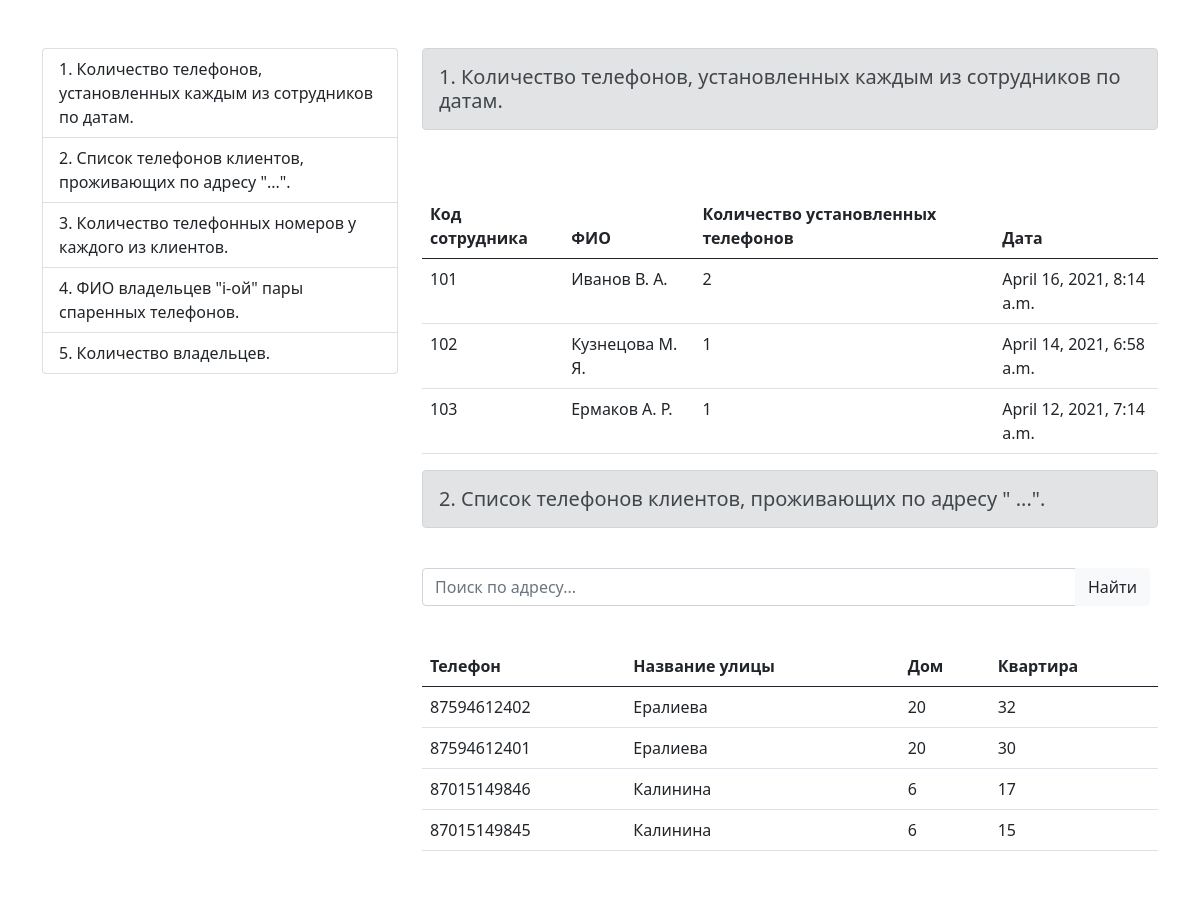
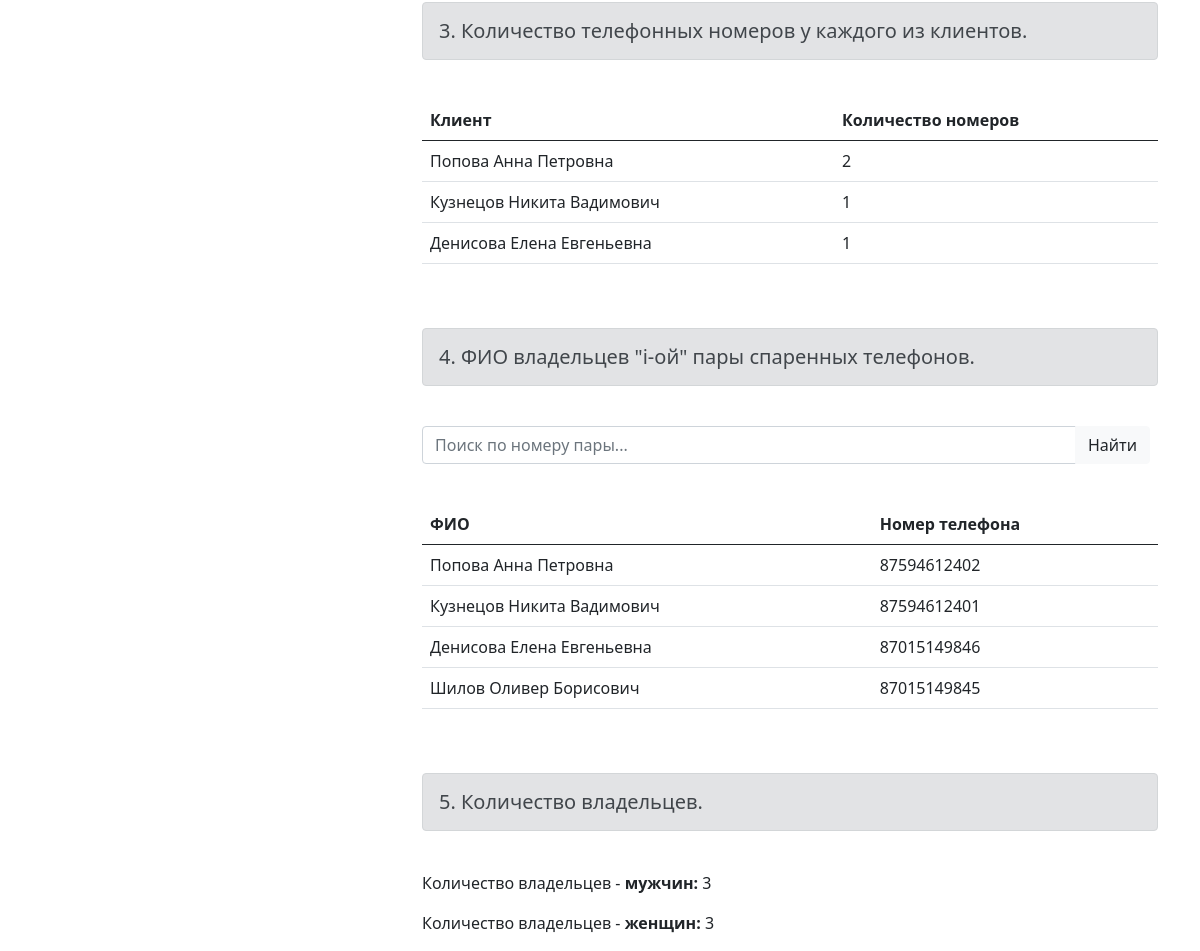
Page /allrequests on the committed database (2 pictures, top to bottom).
### webApp/models.py (models this page shows, shortened)
class Installation(models.Model):
    data_installations = models.DateTimeField()
    phone_number = models.ForeignKey(Phone_numbers, on_delete=models.CASCADE)
    employee_code = models.ForeignKey(Employees, on_delete = models.CASCADE)
    owner_IIN = models.PositiveIntegerField()
    class Meta:
        verbose_name = 'Установка'
        verbose_name_plural = 'Установка'

class Employees(models.Model):
    employee_code = models.PositiveIntegerField(primary_key = True)
    name = models.CharField(max_length=35)
    class Meta:
        verbose_name = 'Сотрудник'
        verbose_name_plural = 'Сотрудники'

class Phone_numbers(models.Model):
    phone_number = models.PositiveIntegerField(primary_key = True)
    owner_IIN = models.PositiveIntegerField()
    street_code = models.ForeignKey(Streets, on_delete = models.CASCADE)
    house_number = models.PositiveIntegerField()
    apartment_number = models.PositiveIntegerField()
    close_number_sign = models.BooleanField()
    pairing_number_sign = models.BooleanField(null=True, blank=True)
    def __str__(self):
        return str(self.phone_number)
    class Meta:
        verbose_name = 'Телефон'
        verbose_name_plural = 'Телефоны'

class Streets(models.Model):
    street_code = models.PositiveIntegerField(primary_key = True)
    name = models.CharField(max_length=20)
    area_code = models.ForeignKey(District, on_delete = models.CASCADE)
    class Meta:
        verbose_name = 'Улица'
        verbose_name_plural = 'Улицы'

class Payment(models.Model):
    owner_IIN = models.ForeignKey(Owners, on_delete=models.CASCADE)
    payment_amount = models.PositiveIntegerField()
    date = models.DateTimeField()
    phone_number = models.ForeignKey(Phone_numbers, on_delete=models.CASCADE)
    class Meta:
        verbose_name = 'Оплата'
        verbose_name_plural = 'Оплата'

class Owners(models.Model):
    short_value_gender = (
        ('ж', 'женщина'),
        ('м', 'мужчина')
    )
    IIN = models.PositiveIntegerField(primary_key = True)
    FIO = models.CharField(max_length=50)
    birthdate = models.DateField()
    gender = models.CharField(max_length=1, choices=short_value_gender)
    availability_lgoty_signs = models.BooleanField()
    code_type_lgoty = models.ForeignKey(Lgoty, on_delete = models.CASCADE, null=True, blank=True)
    class Meta:
        db_table = "Владельцы"
        verbose_name = 'Владелец'
        verbose_name_plural = 'Владельцы'

### webApp/views.py (the view)
# urls.py: path('allrequests', views.allrequests, name='allrequests'),
def allrequests(request):
    result = Installation.objects.values('employee_code').annotate(
        tot=Count('employee_code')).order_by()
    all1 = Installation.objects.all()
    request1 = zip(result, all1)
    if 'q' in request.GET:
        q = request.GET['q']
        multiply_q = Q(Q(street_code__name__icontains=q) | Q(
            house_number__icontains=q) | Q(apartment_number__icontains=q))
        phoneNumbers = Phone_numbers.objects.filter(multiply_q)
    else:
        phoneNumbers = Phone_numbers.objects.all()
    all3 = Payment.objects.values('phone_number__owner_IIN').annotate(
        count3=Count('phone_number__owner_IIN')).order_by()
    resultCount3 = Payment.objects.all()
    request3 = zip(all3, resultCount3)
    pairedNumbers = Paired_numbers.objects.all()
    payments = Payment.objects.all()
    if 'q4' in request.GET:
        q4 = request.GET['q4']
        x = Paired_numbers.objects.filter(
            pair_number__icontains=q4).values('phone_number')
        payments = {}
        for i in x:
            val = i["phone_number"]
            payments[Payment.objects.filter(
                phone_number=val)] = Payment.objects.filter(phone_number=val)
    else:
        payments = Payment.objects.all()
    ownersMen = Owners.objects.filter(gender='м')
    resultMen = ownersMen.count()
    ownersWomen = Owners.objects.filter(gender='ж')
    resultWomen = ownersWomen.count()
    context = {
        'title': 'Запросы',
        'request1': request1,
        'phoneNumbers': phoneNumbers,
        'request3': request3,
        'pairedNumbers': pairedNumbers,
        'payments': payments,
        'resultMen': resultMen,
        'resultWomen': resultWomen,
    }
    return render(request, 'allrequests.html', context)

### templates/allrequests.html (shortened to what this page needs)
{% extends 'layout.html' %}
{% block content %}
<div class="container">
  <br><br>
</div>
<div class="row">
  <div class="col-sm-4">
    <div id="list-example" class="list-group">
      <a class="list-group-item list-group-item-action" href="#list-item-1">1. Количество телефонов, установленных
        каждым из сотрудников по датам.</a>
      <a class="list-group-item list-group-item-action" href="#list-item-2">2. Список телефонов клиентов, проживающих по
        адресу "...".</a>
      <a class="list-group-item list-group-item-action" href="#list-item-3">3. Количество телефонных номеров у каждого
        из клиентов.</a>
      <a class="list-group-item list-group-item-action" href="#list-item-4">4. ФИО владельцев "i-ой" пары спаренных
        телефонов.</a>
      <a class="list-group-item list-group-item-action" href="#list-item-5">5. Количество владельцев.</a>
    </div>
  </div>
  <div class="col">
    <div data-bs-spy="scroll" data-bs-target="#list-example" data-bs-offset="0" class="scrollspy-example" tabindex="0">
      <h5 id="list-item-1" class="alert alert-secondary" role="alert">1. Количество телефонов, установленных каждым из
        сотрудников по датам.</h5>
      <br><br>
      {% if request1 %}
      <table class="table">
        <thead>
          <tr>
            <th scope="col">Код сотрудника</th>
            <th scope="col">ФИО</th>
            <th scope="col">Количество установленных телефонов</th>
            <th scope="col">Дата</th>
          </tr>
        </thead>
        {% for i, j in request1 %}
        <tr>
          <td>{{ i.employee_code }}</td>
          <td>{{ j.employee_code.name }}</td>
          <td>{{ i.tot }}</td>
          <td>{{ j.data_installations }}</td>
          {% endfor %}
        </tr>
      </table>
      {% else %}
      <h6 class="text-center alert alert-warning">Нет записей!</h6>
      {% endif %}
      <h5 id="list-item-2" class="alert alert-secondary"
        role="alert"">2. Список телефонов клиентов, проживающих по адресу " ...".</h4>
        <br>
        <form class="input-group mb-3">
          <input type="search" name="q" class="form-control" placeholder="Поиск по адресу..." aria-label="Search2">
          <button type="submit" class="btn btn-light text-dark me-2">Найти</button>
        </form>
        <br>
        {% if phoneNumbers %}
        <table class="table">
          <thead>
            <tr>
              <th scope="col">Телефон</th>
              <th scope="col">Название улицы</th>
              <th scope="col">Дом</th>
              <th scope="col">Квартира</th>
            </tr>
          </thead>
          {% for i in phoneNumbers %}
          <tr>
            <td>{{ i.phone_number }}</td>
            <td>{{ i.street_code.name }}</td>
            <td>{{ i.house_number }}</td>
            <td>{{ i.apartment_number }}</td>
            {% endfor %}
          </tr>
        </table>
        {% else %}
        <h6 class="text-center alert alert-warning">Нет записей!</h6>
        {% endif %}
        <br><br>
        <h5 id="list-item-3" class="alert alert-secondary" role="alert">3. Количество телефонных номеров у каждого из
          клиентов.</h5>
        <br>
        {% if request3 %}
        <table class="table">
          <thead>
            <tr>
              <th scope="col">Клиент</th>
              <th scope="col">Количество номеров</th>
            </tr>
          </thead>
          {% for a, b in request3 %}
          <tr>
            <td>{{ b.owner_IIN.FIO }}</td>
            <td>{{ a.count3 }}</td>
          </tr>
          {% endfor %}
        </table>
        {% else %}
        <h5 class="text-center alert alert-warning">Нет записей!</h5>
        {% endif %}
        <br><br>
        <h5 id="list-item-4" class="alert alert-secondary" role="alert">4. ФИО владельцев "i-ой" пары спаренных
          телефонов.</h5>
        <br>
        <form class="input-group mb-3">
          <input type="search" name="q4" class="form-control" placeholder="Поиск по номеру пары..."
            aria-label="Search4">
          <button type="submit" class="btn btn-light text-dark me-2">Найти</button>
        </form>
        <br>
        {% if payments %}
        <table class="table">
          <thead>
            <tr>
              <th scope="col">ФИО</th>
              <th scope="col">Номер телефона</th>
            </tr>
          </thead>
          {% for i in payments %}
          <tr>
            <td>{{ i.owner_IIN.FIO }}</td>
            <td>{{ i.phone_number }}</td>
            {% endfor %}
          </tr>
        </table>
        {% else %}
        <h6 class="text-center alert alert-warning">Нет записей!</h6>
        {% endif %}
        <br><br>
        <h5 id="list-item-5" class="alert alert-secondary" role="alert">5. Количество владельцев.</h5>
        <br>
        <p class="bg-white text-dark">Количество владельцев - <b>мужчин:</b> {{ resultMen }}</p>
        <p class="bg-white text-dark">Количество владельцев - <b>женщин:</b> {{ resultWomen }}</p>
    </div>
  </div>
</div>
</div>
{% endblock %}

### templates/layout.html (shortened to what this page needs)
<!DOCTYPE html>
<html lang="en">
<head>
  <link href="https://cdn.jsdelivr.net/npm/bootstrap@5.0.0-beta3/dist/css/bootstrap.min.css" rel="stylesheet"
>
  <link rel="stylesheet" href="https://cdnjs.cloudflare.com/ajax/libs/font-awesome/4.7.0/css/font-awesome.min.css">
</head>
<body>
  <div class="container">
    {% block content %}
    {% endblock %}
</body>
</html>

### rows in the picture
Installation: employee_code "101", employee_code.name "Иванов В. А.", tot "2", data_installations "April 16, 2021, 8:14 a.m."
Installation: employee_code "102", employee_code.name "Кузнецова М. Я.", tot "1", data_installations "April 14, 2021, 6:58 a.m."
Installation: employee_code "103", employee_code.name "Ермаков А. Р.", tot "1", data_installations "April 12, 2021, 7:14 a.m."
Phone_numbers: phone_number "87594612402", street_code.name "Ералиева", house_number "20", apartment_number "32"
Phone_numbers: phone_number "87594612401", street_code.name "Ералиева", house_number "20", apartment_number "30"
Phone_numbers: phone_number "87015149846", street_code.name "Калинина", house_number "6", apartment_number "17"
Phone_numbers: phone_number "87015149845", street_code.name "Калинина", house_number "6", apartment_number "15"
Payment: owner_IIN.FIO "Попова Анна Петровна", count3 "2", phone_number "87594612402"
Payment: owner_IIN.FIO "Кузнецов Никита Вадимович", count3 "1", phone_number "87594612401"
Payment: owner_IIN.FIO "Денисова Елена Евгеньевна", count3 "1", phone_number "87015149846"
Payment: owner_IIN.FIO "Шилов Оливер Борисович", phone_number "87015149845"

### other values in the picture
{{ resultMen }} "3"
{{ resultWomen }} "3"
